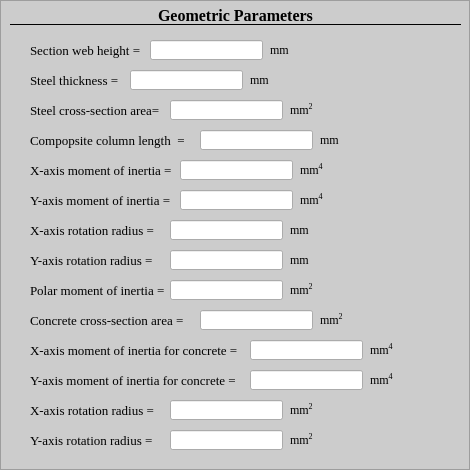
   <widget class="QFrame" name="frame_3">
    <property name="geometry">
     <rect>
      <x>0</x>
      <y>200</y>
      <width>470</width>
      <height>470</height>
     </rect>
    </property>
    <property name="styleSheet">
     <string notr="true">QFrame {
background-color: rgb(204, 204, 204);
}
</string>
    </property>
    <property name="frameShape">
     <enum>QFrame::StyledPanel</enum>
    </property>
    <property name="frameShadow">
     <enum>QFrame::Raised</enum>
    </property>
    <widget class="QLabel" name="label_5">
     <property name="geometry">
      <rect>
       <x>30</x>
       <y>40</y>
       <width>191</width>
       <height>20</height>
      </rect>
     </property>
     <property name="font">
      <font>
       <family>Times New Roman</family>
       <pointsize>10</pointsize>
      </font>
     </property>
     <property name="text">
      <string>Section web height =</string>
     </property>
    </widget>
    <widget class="QLabel" name="label_6">
     <property name="geometry">
      <rect>
       <x>30</x>
       <y>70</y>
       <width>191</width>
       <height>20</height>
      </rect>
     </property>
     <property name="font">
      <font>
       <family>Times New Roman</family>
       <pointsize>10</pointsize>
      </font>
     </property>
     <property name="text">
      <string>Steel thickness =</string>
     </property>
    </widget>
    <widget class="QLabel" name="label_7">
     <property name="geometry">
      <rect>
       <x>30</x>
       <y>100</y>
       <width>191</width>
       <height>20</height>
      </rect>
     </property>
     <property name="font">
      <font>
       <family>Times New Roman</family>
       <pointsize>10</pointsize>
      </font>
     </property>
     <property name="text">
      <string>Steel cross-section area=</string>
     </property>
    </widget>
    <widget class="QLabel" name="label_8">
     <property name="geometry">
      <rect>
       <x>30</x>
       <y>130</y>
       <width>191</width>
       <height>20</height>
      </rect>
     </property>
     <property name="font">
      <font>
       <family>Times New Roman</family>
       <pointsize>10</pointsize>
      </font>
     </property>
     <property name="text">
      <string>Compopsite column length  =</string>
     </property>
    </widget>
    <widget class="QLabel" name="label_9">
     <property name="geometry">
      <rect>
       <x>30</x>
       <y>160</y>
       <width>191</width>
       <height>20</height>
      </rect>
     </property>
     <property name="font">
      <font>
       <family>Times New Roman</family>
       <pointsize>10</pointsize>
      </font>
     </property>
     <property name="text">
      <string>X-axis moment of inertia =</string>
     </property>
    </widget>
    <widget class="QLabel" name="label_10">
     <property name="geometry">
      <rect>
       <x>10</x>
       <y>5</y>
       <width>451</width>
       <height>20</height>
      </rect>
     </property>
     <property name="font">
      <font>
       <family>Times New Roman</family>
       <pointsize>12</pointsize>
       <weight>75</weight>
       <bold>true</bold>
      </font>
     </property>
     <property name="styleSheet">
      <string notr="true">QLabel {
    border-bottom: 1px solid #000000;  /* 添加黑色底部边框 */
}</string>
     </property>
     <property name="text">
      <string>Geometric Parameters</string>
     </property>
     <property name="alignment">
      <set>Qt::AlignCenter</set>
     </property>
    </widget>
    <widget class="QLabel" name="label_11">
     <property name="geometry">
      <rect>
       <x>30</x>
       <y>190</y>
       <width>191</width>
       <height>20</height>
      </rect>
     </property>
     <property name="font">
      <font>
       <family>Times New Roman</family>
       <pointsize>10</pointsize>
      </font>
     </property>
     <property name="text">
      <string>Y-axis moment of inertia =</string>
     </property>
    </widget>
    <widget class="QLabel" name="label_12">
     <property name="geometry">
      <rect>
       <x>30</x>
       <y>220</y>
       <width>191</width>
       <height>20</height>
      </rect>
     </property>
     <property name="font">
      <font>
       <family>Times New Roman</family>
       <pointsize>10</pointsize>
      </font>
     </property>
     <property name="text">
      <string>X-axis rotation radius =</string>
     </property>
    </widget>
    <widget class="QLabel" name="label_13">
     <property name="geometry">
      <rect>
       <x>30</x>
       <y>250</y>
       <width>191</width>
       <height>20</height>
      </rect>
     </property>
     <property name="font">
      <font>
       <family>Times New Roman</family>
       <pointsize>10</pointsize>
      </font>
     </property>
     <property name="text">
      <string>Y-axis rotation radius =</string>
     </property>
    </widget>
    <widget class="QLabel" name="label_14">
     <property name="geometry">
      <rect>
       <x>30</x>
       <y>280</y>
       <width>191</width>
       <height>20</height>
      </rect>
     </property>
     <property name="font">
      <font>
       <family>Times New Roman</family>
       <pointsize>10</pointsize>
      </font>
     </property>
     <property name="text">
      <string>Polar moment of inertia =</string>
     </property>
    </widget>
    <widget class="QLabel" name="label_23">
     <property name="geometry">
      <rect>
       <x>30</x>
       <y>310</y>
       <width>191</width>
       <height>20</height>
      </rect>
     </property>
     <property name="font">
      <font>
       <family>Times New Roman</family>
       <pointsize>10</pointsize>
      </font>
     </property>
     <property name="text">
      <string>Concrete cross-section area =</string>
     </property>
    </widget>
    <widget class="QLabel" name="label_24">
     <property name="geometry">
      <rect>
       <x>30</x>
       <y>430</y>
       <width>191</width>
       <height>20</height>
      </rect>
     </property>
     <property name="font">
      <font>
       <family>Times New Roman</family>
       <pointsize>10</pointsize>
      </font>
     </property>
     <property name="text">
      <string>Y-axis rotation radius =</string>
     </property>
    </widget>
    <widget class="QLabel" name="label_25">
     <property name="geometry">
      <rect>
       <x>30</x>
       <y>340</y>
       <width>211</width>
       <height>20</height>
      </rect>
     </property>
     <property name="font">
      <font>
       <family>Times New Roman</family>
       <pointsize>10</pointsize>
      </font>
     </property>
     <property name="text">
      <string>X-axis moment of inertia for concrete =</string>
     </property>
    </widget>
    <widget class="QLabel" name="label_26">
     <property name="geometry">
      <rect>
       <x>30</x>
       <y>400</y>
       <width>191</width>
       <height>20</height>
      </rect>
     </property>
     <property name="font">
      <font>
       <family>Times New Roman</family>
       <pointsize>10</pointsize>
      </font>
     </property>
     <property name="text">
      <string>X-axis rotation radius =</string>
     </property>
    </widget>
    <widget class="QLabel" name="label_27">
     <property name="geometry">
      <rect>
       <x>30</x>
       <y>370</y>
       <width>211</width>
       <height>20</height>
      </rect>
     </property>
     <property name="font">
      <font>
       <family>Times New Roman</family>
       <pointsize>10</pointsize>
      </font>
     </property>
     <property name="text">
      <string>Y-axis moment of inertia for concrete =</string>
     </property>
    </widget>
    <widget class="QLineEdit" name="lineEdit00">
     <property name="geometry">
      <rect>
       <x>150</x>
       <y>40</y>
       <width>113</width>
       <height>20</height>
      </rect>
     </property>
    </widget>
    <widget class="QLineEdit" name="lineEdit01">
     <property name="geometry">
      <rect>
       <x>130</x>
       <y>70</y>
       <width>113</width>
       <height>20</height>
      </rect>
     </property>
    </widget>
    <widget class="QLineEdit" name="lineEdit02">
     <property name="geometry">
      <rect>
       <x>170</x>
       <y>100</y>
       <width>113</width>
       <height>20</height>
      </rect>
     </property>
    </widget>
    <widget class="QLineEdit" name="lineEdit03">
     <property name="geometry">
      <rect>
       <x>200</x>
       <y>130</y>
       <width>113</width>
       <height>20</height>
      </rect>
     </property>
    </widget>
    <widget class="QLineEdit" name="lineEdit04">
     <property name="geometry">
      <rect>
       <x>180</x>
       <y>160</y>
       <width>113</width>
       <height>20</height>
      </rect>
     </property>
    </widget>
    <widget class="QLineEdit" name="lineEdit05">
     <property name="geometry">
      <rect>
       <x>180</x>
       <y>190</y>
       <width>113</width>
       <height>20</height>
      </rect>
     </property>
    </widget>
    <widget class="QLineEdit" name="lineEdit06">
     <property name="geometry">
      <rect>
       <x>170</x>
       <y>220</y>
       <width>113</width>
       <height>20</height>
      </rect>
     </property>
    </widget>
    <widget class="QLineEdit" name="lineEdit07">
     <property name="geometry">
      <rect>
       <x>170</x>
       <y>250</y>
       <width>113</width>
       <height>20</height>
      </rect>
     </property>
    </widget>
    <widget class="QLineEdit" name="lineEdit13">
     <property name="geometry">
      <rect>
       <x>170</x>
       <y>280</y>
       <width>113</width>
       <height>20</height>
      </rect>
     </property>
    </widget>
    <widget class="QLineEdit" name="lineEdit14">
     <property name="geometry">
      <rect>
       <x>200</x>
       <y>310</y>
       <width>113</width>
       <height>20</height>
      </rect>
     </property>
    </widget>
    <widget class="QLineEdit" name="lineEdit16">
     <property name="geometry">
      <rect>
       <x>250</x>
       <y>340</y>
       <width>113</width>
       <height>20</height>
      </rect>
     </property>
    </widget>
    <widget class="QLineEdit" name="lineEdit17">
     <property name="geometry">
      <rect>
       <x>250</x>
       <y>370</y>
       <width>113</width>
       <height>20</height>
      </rect>
     </property>
    </widget>
    <widget class="QLineEdit" name="lineEdit18">
     <property name="geometry">
      <rect>
       <x>170</x>
       <y>400</y>
       <width>113</width>
       <height>20</height>
      </rect>
     </property>
    </widget>
    <widget class="QLineEdit" name="lineEdit19">
     <property name="geometry">
      <rect>
       <x>170</x>
       <y>430</y>
       <width>113</width>
       <height>20</height>
      </rect>
     </property>
    </widget>
    <widget class="QLabel" name="label_32">
     <property name="geometry">
      <rect>
       <x>270</x>
       <y>40</y>
       <width>91</width>
       <height>20</height>
      </rect>
     </property>
     <property name="font">
      <font>
       <family>Times New Roman</family>
      </font>
     </property>
     <property name="text">
      <string>mm</string>
     </property>
    </widget>
    <widget class="QLabel" name="label_33">
     <property name="geometry">
      <rect>
       <x>250</x>
       <y>70</y>
       <width>91</width>
       <height>20</height>
      </rect>
     </property>
     <property name="font">
      <font>
       <family>Times New Roman</family>
      </font>
     </property>
     <property name="text">
      <string>mm</string>
     </property>
    </widget>
    <widget class="QLabel" name="label_34">
     <property name="geometry">
      <rect>
       <x>290</x>
       <y>100</y>
       <width>91</width>
       <height>20</height>
      </rect>
     </property>
     <property name="font">
      <font>
       <family>Times New Roman</family>
      </font>
     </property>
     <property name="text">
      <string>&lt;html&gt;&lt;head/&gt;&lt;body&gt;&lt;p&gt;mm&lt;span style=&quot; vertical-align:super;&quot;&gt;2&lt;/span&gt;&lt;/p&gt;&lt;/body&gt;&lt;/html&gt;</string>
     </property>
    </widget>
    <widget class="QLabel" name="label_35">
     <property name="geometry">
      <rect>
       <x>320</x>
       <y>130</y>
       <width>91</width>
       <height>20</height>
      </rect>
     </property>
     <property name="font">
      <font>
       <family>Times New Roman</family>
      </font>
     </property>
     <property name="text">
      <string>mm</string>
     </property>
    </widget>
    <widget class="QLabel" name="label_36">
     <property name="geometry">
      <rect>
       <x>300</x>
       <y>160</y>
       <width>91</width>
       <height>20</height>
      </rect>
     </property>
     <property name="font">
      <font>
       <family>Times New Roman</family>
      </font>
     </property>
     <property name="text">
      <string>&lt;html&gt;&lt;head/&gt;&lt;body&gt;&lt;p&gt;mm&lt;span style=&quot; vertical-align:super;&quot;&gt;4&lt;/span&gt;&lt;/p&gt;&lt;/body&gt;&lt;/html&gt;</string>
     </property>
    </widget>
    <widget class="QLabel" name="label_37">
     <property name="geometry">
      <rect>
       <x>300</x>
       <y>190</y>
       <width>91</width>
       <height>20</height>
      </rect>
     </property>
     <property name="font">
      <font>
       <family>Times New Roman</family>
      </font>
     </property>
     <property name="text">
      <string>&lt;html&gt;&lt;head/&gt;&lt;body&gt;&lt;p&gt;mm&lt;span style=&quot; vertical-align:super;&quot;&gt;4&lt;/span&gt;&lt;/p&gt;&lt;/body&gt;&lt;/html&gt;</string>
     </property>
    </widget>
    <widget class="QLabel" name="label_38">
     <property name="geometry">
      <rect>
       <x>290</x>
       <y>220</y>
       <width>91</width>
       <height>20</height>
      </rect>
     </property>
     <property name="font">
      <font>
       <family>Times New Roman</family>
      </font>
     </property>
     <property name="text">
      <string>mm</string>
     </property>
    </widget>
    <widget class="QLabel" name="label_39">
     <property name="geometry">
      <rect>
       <x>290</x>
       <y>250</y>
       <width>91</width>
       <height>20</height>
      </rect>
     </property>
     <property name="font">
      <font>
       <family>Times New Roman</family>
      </font>
     </property>
     <property name="text">
      <string>mm</string>
     </property>
    </widget>
    <widget class="QLabel" name="label_40">
     <property name="geometry">
      <rect>
       <x>290</x>
       <y>280</y>
       <width>91</width>
       <height>20</height>
      </rect>
     </property>
     <property name="font">
      <font>
       <family>Times New Roman</family>
      </font>
     </property>
     <property name="text">
      <string>&lt;html&gt;&lt;head/&gt;&lt;body&gt;&lt;p&gt;mm&lt;span style=&quot; vertical-align:super;&quot;&gt;2&lt;/span&gt;&lt;/p&gt;&lt;/body&gt;&lt;/html&gt;</string>
     </property>
    </widget>
    <widget class="QLabel" name="label_41">
     <property name="geometry">
      <rect>
       <x>320</x>
       <y>310</y>
       <width>91</width>
       <height>20</height>
      </rect>
     </property>
     <property name="font">
      <font>
       <family>Times New Roman</family>
      </font>
     </property>
     <property name="text">
      <string>&lt;html&gt;&lt;head/&gt;&lt;body&gt;&lt;p&gt;mm&lt;span style=&quot; vertical-align:super;&quot;&gt;2&lt;/span&gt;&lt;/p&gt;&lt;/body&gt;&lt;/html&gt;</string>
     </property>
    </widget>
    <widget class="QLabel" name="label_42">
     <property name="geometry">
      <rect>
       <x>370</x>
       <y>340</y>
       <width>91</width>
       <height>20</height>
      </rect>
     </property>
     <property name="font">
      <font>
       <family>Times New Roman</family>
      </font>
     </property>
     <property name="text">
      <string>&lt;html&gt;&lt;head/&gt;&lt;body&gt;&lt;p&gt;mm&lt;span style=&quot; vertical-align:super;&quot;&gt;4&lt;/span&gt;&lt;/p&gt;&lt;/body&gt;&lt;/html&gt;</string>
     </property>
    </widget>
    <widget class="QLabel" name="label_43">
     <property name="geometry">
      <rect>
       <x>370</x>
       <y>370</y>
       <width>91</width>
       <height>20</height>
      </rect>
     </property>
     <property name="font">
      <font>
       <family>Times New Roman</family>
      </font>
     </property>
     <property name="text">
      <string>&lt;html&gt;&lt;head/&gt;&lt;body&gt;&lt;p&gt;mm&lt;span style=&quot; vertical-align:super;&quot;&gt;4&lt;/span&gt;&lt;/p&gt;&lt;/body&gt;&lt;/html&gt;</string>
     </property>
    </widget>
    <widget class="QLabel" name="label_44">
     <property name="geometry">
      <rect>
       <x>290</x>
       <y>430</y>
       <width>91</width>
       <height>20</height>
      </rect>
     </property>
     <property name="font">
      <font>
       <family>Times New Roman</family>
      </font>
     </property>
     <property name="text">
      <string>&lt;html&gt;&lt;head/&gt;&lt;body&gt;&lt;p&gt;mm&lt;span style=&quot; vertical-align:super;&quot;&gt;2&lt;/span&gt;&lt;/p&gt;&lt;/body&gt;&lt;/html&gt;</string>
     </property>
    </widget>
    <widget class="QLabel" name="label_45">
     <property name="geometry">
      <rect>
       <x>290</x>
       <y>400</y>
       <width>91</width>
       <height>20</height>
      </rect>
     </property>
     <property name="font">
      <font>
       <family>Times New Roman</family>
      </font>
     </property>
     <property name="text">
      <string>&lt;html&gt;&lt;head/&gt;&lt;body&gt;&lt;p&gt;mm&lt;span style=&quot; vertical-align:super;&quot;&gt;2&lt;/span&gt;&lt;/p&gt;&lt;/body&gt;&lt;/html&gt;</string>
     </property>
    </widget>
   </widget>
